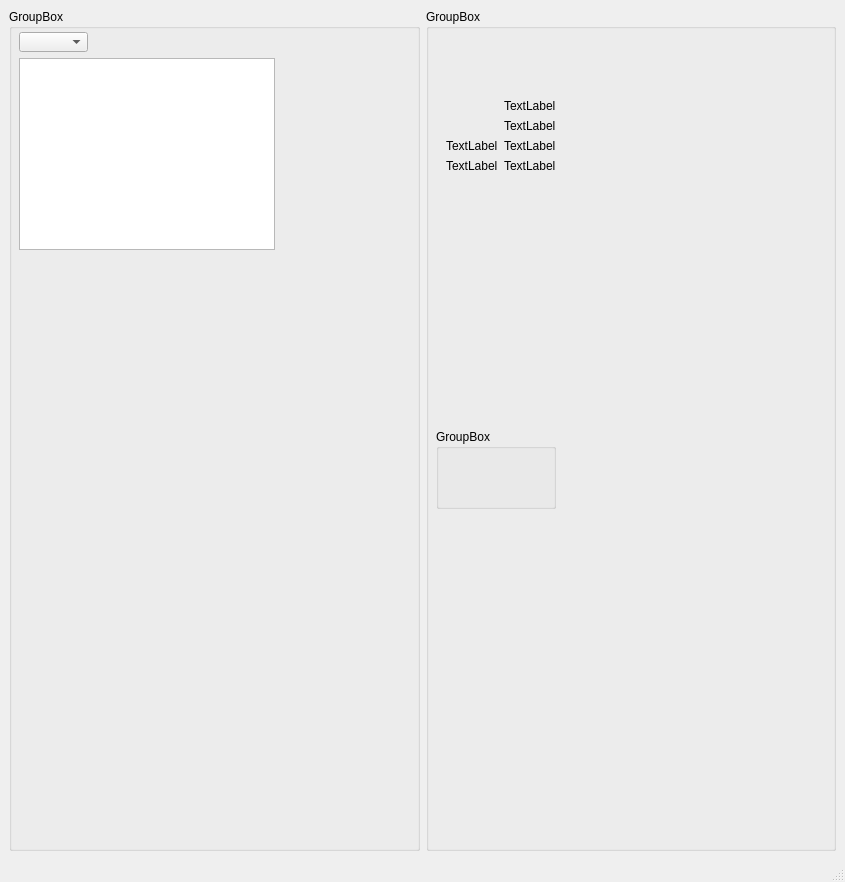
<?xml version="1.0" encoding="UTF-8"?>
<ui version="4.0">
 <class>MainWindow</class>
 <widget class="QMainWindow" name="MainWindow">
  <property name="geometry">
   <rect>
    <x>0</x>
    <y>0</y>
    <width>845</width>
    <height>882</height>
   </rect>
  </property>
  <property name="windowTitle">
   <string>MainWindow</string>
  </property>
  <widget class="QWidget" name="centralwidget">
   <property name="layoutDirection">
    <enum>Qt::LeftToRight</enum>
   </property>
   <layout class="QHBoxLayout" name="horizontalLayout">
    <item>
     <widget class="QGroupBox" name="registerMapGroupBox">
      <property name="title">
       <string>GroupBox</string>
      </property>
      <widget class="QComboBox" name="comboBox">
       <property name="geometry">
        <rect>
         <x>10</x>
         <y>23</y>
         <width>69</width>
         <height>20</height>
        </rect>
       </property>
      </widget>
      <widget class="QTreeView" name="treeView">
       <property name="geometry">
        <rect>
         <x>10</x>
         <y>49</y>
         <width>256</width>
         <height>192</height>
        </rect>
       </property>
      </widget>
     </widget>
    </item>
    <item>
     <widget class="QGroupBox" name="registerGroupBox">
      <property name="title">
       <string>GroupBox</string>
      </property>
      <widget class="QWidget" name="formLayoutWidget">
       <property name="geometry">
        <rect>
         <x>20</x>
         <y>90</y>
         <width>160</width>
         <height>80</height>
        </rect>
       </property>
       <layout class="QFormLayout" name="formLayout">
        <item row="2" column="0">
         <widget class="QLabel" name="label">
          <property name="text">
           <string>TextLabel</string>
          </property>
         </widget>
        </item>
        <item row="3" column="0">
         <widget class="QLabel" name="label_2">
          <property name="text">
           <string>TextLabel</string>
          </property>
         </widget>
        </item>
        <item row="2" column="1">
         <widget class="QLabel" name="label_3">
          <property name="text">
           <string>TextLabel</string>
          </property>
         </widget>
        </item>
        <item row="3" column="1">
         <widget class="QLabel" name="label_4">
          <property name="text">
           <string>TextLabel</string>
          </property>
         </widget>
        </item>
        <item row="0" column="1">
         <widget class="QLabel" name="label_5">
          <property name="text">
           <string>TextLabel</string>
          </property>
         </widget>
        </item>
        <item row="1" column="1">
         <widget class="QLabel" name="label_6">
          <property name="text">
           <string>TextLabel</string>
          </property>
         </widget>
        </item>
       </layout>
      </widget>
      <widget class="QGroupBox" name="groupBox">
       <property name="geometry">
        <rect>
         <x>10</x>
         <y>420</y>
         <width>120</width>
         <height>80</height>
        </rect>
       </property>
       <property name="title">
        <string>GroupBox</string>
       </property>
      </widget>
     </widget>
    </item>
   </layout>
  </widget>
  <widget class="QMenuBar" name="menubar">
   <property name="geometry">
    <rect>
     <x>0</x>
     <y>0</y>
     <width>845</width>
     <height>21</height>
    </rect>
   </property>
  </widget>
  <widget class="QStatusBar" name="statusbar"/>
 </widget>
 <resources/>
 <connections/>
</ui>
